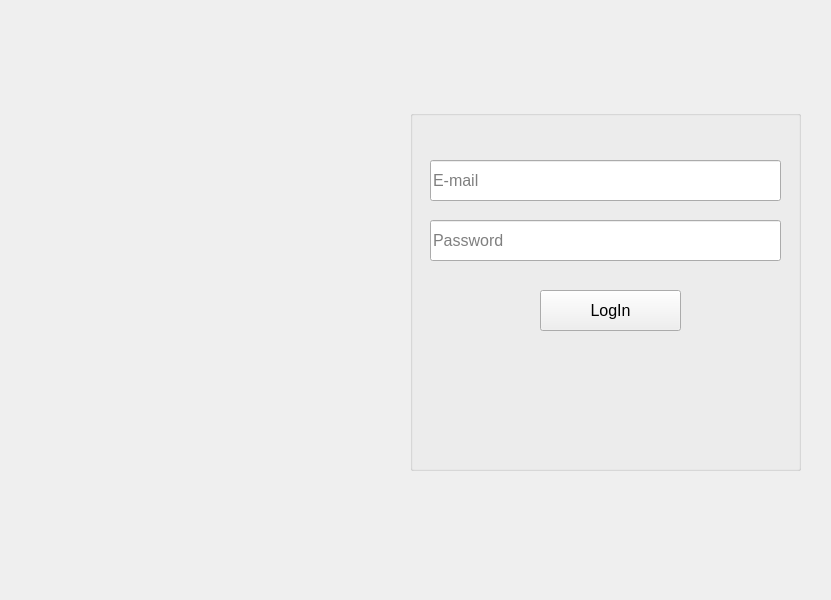
<?xml version="1.0" encoding="UTF-8"?>
<ui version="4.0">
 <class>MainWindow</class>
 <widget class="QMainWindow" name="MainWindow">
  <property name="geometry">
   <rect>
    <x>0</x>
    <y>0</y>
    <width>831</width>
    <height>600</height>
   </rect>
  </property>
  <property name="sizePolicy">
   <sizepolicy hsizetype="Fixed" vsizetype="Fixed">
    <horstretch>0</horstretch>
    <verstretch>0</verstretch>
   </sizepolicy>
  </property>
  <property name="palette">
   <palette>
    <active/>
    <inactive/>
    <disabled/>
   </palette>
  </property>
  <property name="font">
   <font>
    <pointsize>14</pointsize>
   </font>
  </property>
  <property name="windowTitle">
   <string>LogIn</string>
  </property>
  <property name="iconSize">
   <size>
    <width>0</width>
    <height>0</height>
   </size>
  </property>
  <property name="unifiedTitleAndToolBarOnMac">
   <bool>false</bool>
  </property>
  <widget class="QWidget" name="centralwidget">
   <property name="sizePolicy">
    <sizepolicy hsizetype="Fixed" vsizetype="Fixed">
     <horstretch>0</horstretch>
     <verstretch>0</verstretch>
    </sizepolicy>
   </property>
   <widget class="QStackedWidget" name="stackedWidget">
    <property name="geometry">
     <rect>
      <x>0</x>
      <y>0</y>
      <width>831</width>
      <height>601</height>
     </rect>
    </property>
    <widget class="QWidget" name="page">
     <widget class="QLabel" name="label">
      <property name="enabled">
       <bool>true</bool>
      </property>
      <property name="geometry">
       <rect>
        <x>0</x>
        <y>0</y>
        <width>381</width>
        <height>601</height>
       </rect>
      </property>
      <property name="text">
       <string/>
      </property>
      <property name="textFormat">
       <enum>Qt::AutoText</enum>
      </property>
      <property name="pixmap">
       <pixmap resource="LoginBackgroundImg.qrc">:/Resourses/image_BG.png</pixmap>
      </property>
      <property name="scaledContents">
       <bool>true</bool>
      </property>
     </widget>
     <widget class="QGroupBox" name="loginBox">
      <property name="enabled">
       <bool>true</bool>
      </property>
      <property name="geometry">
       <rect>
        <x>410</x>
        <y>110</y>
        <width>391</width>
        <height>361</height>
       </rect>
      </property>
      <property name="focusPolicy">
       <enum>Qt::NoFocus</enum>
      </property>
      <property name="title">
       <string/>
      </property>
      <property name="flat">
       <bool>true</bool>
      </property>
      <property name="checkable">
       <bool>false</bool>
      </property>
      <property name="checked">
       <bool>false</bool>
      </property>
      <widget class="QLineEdit" name="emailForm">
       <property name="geometry">
        <rect>
         <x>20</x>
         <y>50</y>
         <width>351</width>
         <height>41</height>
        </rect>
       </property>
       <property name="font">
        <font>
         <pointsize>12</pointsize>
        </font>
       </property>
       <property name="inputMethodHints">
        <set>Qt::ImhEmailCharactersOnly|Qt::ImhLatinOnly|Qt::ImhNoAutoUppercase|Qt::ImhNoEditMenu</set>
       </property>
       <property name="text">
        <string notr="true"/>
       </property>
       <property name="maxLength">
        <number>50</number>
       </property>
       <property name="frame">
        <bool>true</bool>
       </property>
       <property name="placeholderText">
        <string notr="true">E-mail</string>
       </property>
      </widget>
      <widget class="QLineEdit" name="passwordForm">
       <property name="geometry">
        <rect>
         <x>20</x>
         <y>110</y>
         <width>351</width>
         <height>41</height>
        </rect>
       </property>
       <property name="font">
        <font>
         <pointsize>12</pointsize>
        </font>
       </property>
       <property name="inputMethodHints">
        <set>Qt::ImhHiddenText|Qt::ImhNoAutoUppercase|Qt::ImhNoPredictiveText|Qt::ImhSensitiveData</set>
       </property>
       <property name="maxLength">
        <number>50</number>
       </property>
       <property name="echoMode">
        <enum>QLineEdit::Password</enum>
       </property>
       <property name="placeholderText">
        <string notr="true">Password</string>
       </property>
      </widget>
      <widget class="QPushButton" name="loginButton">
       <property name="geometry">
        <rect>
         <x>130</x>
         <y>180</y>
         <width>141</width>
         <height>41</height>
        </rect>
       </property>
       <property name="font">
        <font>
         <pointsize>12</pointsize>
        </font>
       </property>
       <property name="text">
        <string>LogIn</string>
       </property>
       <property name="flat">
        <bool>false</bool>
       </property>
      </widget>
     </widget>
    </widget>
    <widget class="QWidget" name="page_2">
     <widget class="QLabel" name="successfulLoginText">
      <property name="geometry">
       <rect>
        <x>0</x>
        <y>70</y>
        <width>831</width>
        <height>121</height>
       </rect>
      </property>
      <property name="text">
       <string>Success!
Your Token:</string>
      </property>
      <property name="alignment">
       <set>Qt::AlignCenter</set>
      </property>
     </widget>
     <widget class="QLabel" name="tokenText">
      <property name="geometry">
       <rect>
        <x>30</x>
        <y>190</y>
        <width>771</width>
        <height>131</height>
       </rect>
      </property>
      <property name="font">
       <font>
        <pointsize>11</pointsize>
       </font>
      </property>
      <property name="text">
       <string notr="true">oooooooo oooooooooooooooooooooooooooooooooooooooooooooooooooooooooooooooooooooooo ooooooo ooooooooo</string>
      </property>
      <property name="textFormat">
       <enum>Qt::AutoText</enum>
      </property>
      <property name="scaledContents">
       <bool>false</bool>
      </property>
      <property name="alignment">
       <set>Qt::AlignCenter</set>
      </property>
      <property name="wordWrap">
       <bool>true</bool>
      </property>
     </widget>
    </widget>
   </widget>
  </widget>
 </widget>
 <resources>
  <include location="LoginBackgroundImg.qrc"/>
 </resources>
 <connections/>
</ui>
